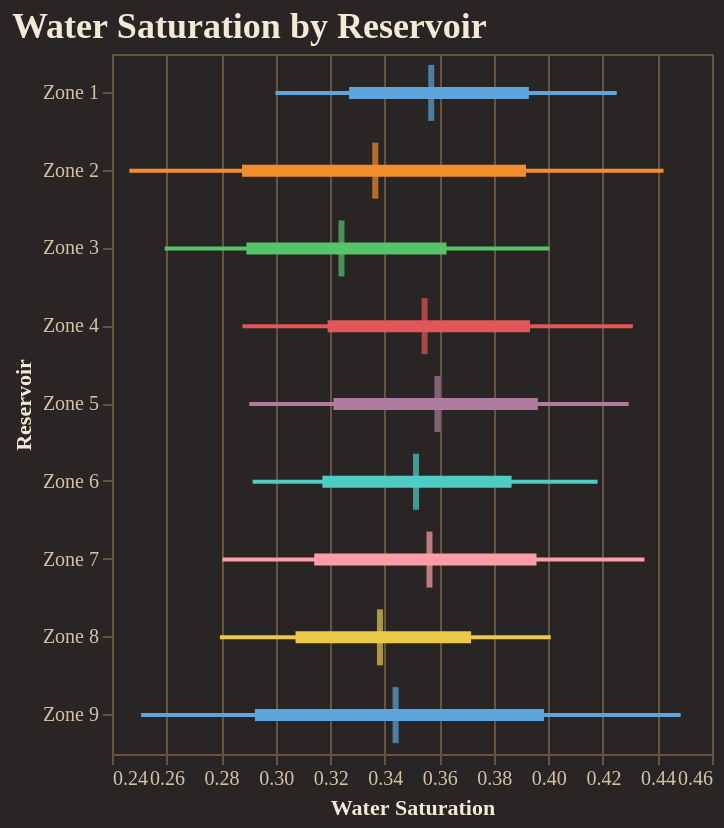

The cell this chart's notebook holds for it:
### Code cell
fig = reporter.plotter.forest_plot(
    "Water Saturation", 
    backend=PLOTTING_BACKEND
)
fig.show()

### Figure 1 — Vega-Lite specification as saved in the notebook (floating-point values rounded to 4 significant figures)
{"config": {"background": "#292524", "view": {"fill": "#292524", "stroke": "#665340"}, "title": {"color": "#f4e9d7", "font": "Merriweather", "fontSize": 18, "fontWeight": 600, "subtitleColor": "#d5c2a6", "anchor": "start"}, "axis": {"domainColor": "#665340", "gridColor": "#665340", "tickColor": "#665340", "labelColor": "#d5c2a6", "titleColor": "#f4e9d7", "labelFont": "Merriweather", "titleFont": "Merriweather"}, "legend": {"titleColor": "#f4e9d7", "labelColor": "#d5c2a6", "labelFont": "Merriweather", "titleFont": "Merriweather", "orient": "top-right", "symbolType": "circle"}, "header": {"labelColor": "#d5c2a6", "titleColor": "#f4e9d7", "labelFont": "Merriweather", "titleFont": "Merriweather"}, "mark": {"color": "#c78d3b"}, "line": {"color": "#c78d3b"}, "bar": {"color": "#c78d3b"}, "point": {"color": "#ddb06d"}, "area": {"color": "#c78d3b", "opacity": 0.35}, "text": {"color": "#f4e9d7", "font": "Merriweather"}, "range": {"category": ["#5DA5DA", "#F28E2B", "#59C36A", "#E15759", "#B07AA1", "#4ECDC4", "#FF9DA7", "#EDC948"]}}, "layer": [{"mark": {"type": "rule", "strokeWidth": 2}, "encoding": {"color": {"field": "group", "legend": null, "type": "nominal"}, "x": {"field": "p10", "scale": {"zero": false}, "title": "Water Saturation", "type": "quantitative"}, "x2": {"field": "p90"}, "y": {"field": "group", "sort": ["Zone 1", "Zone 2", "Zone 3", "Zone 4", "Zone 5", "Zone 6", "Zone 7", "Zone 8", "Zone 9"], "title": "Reservoir", "type": "nominal"}}}, {"mark": {"type": "rule", "strokeWidth": 6}, "encoding": {"color": {"field": "group", "legend": null, "type": "nominal"}, "x": {"field": "p25", "scale": {"zero": false}, "title": "Water Saturation", "type": "quantitative"}, "x2": {"field": "p75"}, "y": {"field": "group", "sort": ["Zone 1", "Zone 2", "Zone 3", "Zone 4", "Zone 5", "Zone 6", "Zone 7", "Zone 8", "Zone 9"], "title": "Reservoir", "type": "nominal"}}}, {"mark": {"type": "tick", "color": "black", "size": 28, "thickness": 3}, "encoding": {"color": {"field": "group", "legend": null, "type": "nominal"}, "tooltip": [{"field": "group", "title": "Group", "type": "nominal"}, {"field": "p10", "title": "P10", "type": "quantitative"}, {"field": "p25", "title": "P25", "type": "quantitative"}, {"field": "median", "title": "Median", "type": "quantitative"}, {"field": "p75", "title": "P75", "type": "quantitative"}, {"field": "p90", "title": "P90", "type": "quantitative"}], "x": {"field": "median", "scale": {"zero": false}, "title": "Water Saturation", "type": "quantitative"}, "y": {"field": "group", "sort": ["Zone 1", "Zone 2", "Zone 3", "Zone 4", "Zone 5", "Zone 6", "Zone 7", "Zone 8", "Zone 9"], "title": "Reservoir", "type": "nominal"}}}], "data": {"name": "data-a5521dac013de52fbfa1b4c00da0a6d6"}, "height": 350, "title": "Water Saturation by Reservoir", "width": "container", "$schema": "https://vega.github.io/schema/vega-lite/v5.20.1.json", "datasets": {"data-a5521dac013de52fbfa1b4c00da0a6d6": [{"group": "Zone 1", "p10": 0.2999, "p25": 0.3269, "median": 0.357, "p75": 0.3928, "p90": 0.4251}, {"group": "Zone 2", "p10": 0.2464, "p25": 0.2877, "median": 0.3365, "p75": 0.3918, "p90": 0.4422}, {"group": "Zone 3", "p10": 0.2593, "p25": 0.2893, "median": 0.3241, "p75": 0.3626, "p90": 0.4004}, {"group": "Zone 4", "p10": 0.2878, "p25": 0.3191, "median": 0.3546, "p75": 0.3933, "p90": 0.431}, {"group": "Zone 5", "p10": 0.2903, "p25": 0.3212, "median": 0.3593, "p75": 0.3961, "p90": 0.4294}, {"group": "Zone 6", "p10": 0.2916, "p25": 0.3172, "median": 0.3515, "p75": 0.3865, "p90": 0.418}, {"group": "Zone 7", "p10": 0.2805, "p25": 0.3141, "median": 0.3564, "p75": 0.3956, "p90": 0.4352}, {"group": "Zone 8", "p10": 0.2796, "p25": 0.3073, "median": 0.3382, "p75": 0.3717, "p90": 0.4009}, {"group": "Zone 9", "p10": 0.2507, "p25": 0.2924, "median": 0.344, "p75": 0.3984, "p90": 0.4485}]}}
